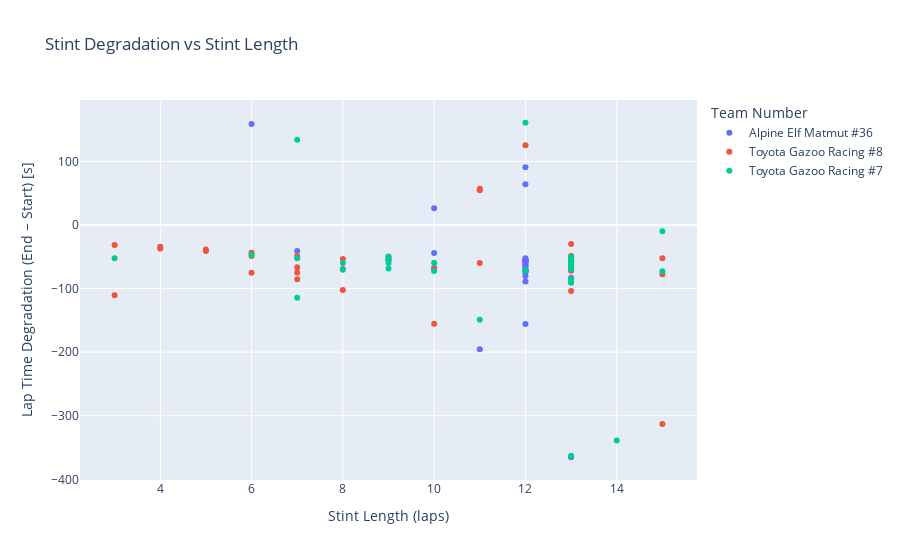

The cell this chart's notebook holds for it:
### Code cell
stint_summary = (
    LeMans.groupby("driver_stint")
    .agg(
        start_lap_time=("lap_time_s", "first"),
        end_lap_time=("lap_time_s", "last"),
        stint_length=("lap_time_s", "count"),
        team_no=("team_no", "first"), 
        driver=("driver_name", "first")
    )
    .reset_index()
)

stint_summary["delta_end_start"] = (stint_summary["end_lap_time"] - stint_summary["start_lap_time"])

fig = px.scatter(
    stint_summary,
    x="stint_length",
    y="delta_end_start",
    color="team_no",
    hover_data=["driver", "driver_stint"],
    title="Stint Degradation vs Stint Length",
    labels={                  
        "team_no": "Team Number",
        "stint_length": "Stint Length",
        "driver_stint": "Driver Stint",
        "team_no": "Team Number",
        "driver": "Driver",
        "delta_end_start": "Delta End Start"
    }
)

fig.update_layout(
    xaxis_title="Stint Length (laps)",
    yaxis_title="Lap Time Degradation (End − Start) [s]"
)

fig.show()

### Figure 1 — Plotly figure (JSON) as saved in the notebook; plotly's stock layout.template omitted (floating-point values rounded to 4 significant figures)
{"data": [{"customdata": [["André NEGRÃO", "André NEGRÃO Stint #1"], ["André NEGRÃO", "André NEGRÃO Stint #10"], ["André NEGRÃO", "André NEGRÃO Stint #2"], ["André NEGRÃO", "André NEGRÃO Stint #3"], ["André NEGRÃO", "André NEGRÃO Stint #4"], ["André NEGRÃO", "André NEGRÃO Stint #5"], ["André NEGRÃO", "André NEGRÃO Stint #6"], ["André NEGRÃO", "André NEGRÃO Stint #7"], ["André NEGRÃO", "André NEGRÃO Stint #8"], ["André NEGRÃO", "André NEGRÃO Stint #9"], ["Matthieu VAXIVIERE", "Matthieu VAXIVIERE Stint #1"], ["Matthieu VAXIVIERE", "Matthieu VAXIVIERE Stint #2"], ["Matthieu VAXIVIERE", "Matthieu VAXIVIERE Stint #3"], ["Matthieu VAXIVIERE", "Matthieu VAXIVIERE Stint #4"], ["Matthieu VAXIVIERE", "Matthieu VAXIVIERE Stint #5"], ["Matthieu VAXIVIERE", "Matthieu VAXIVIERE Stint #6"], ["Matthieu VAXIVIERE", "Matthieu VAXIVIERE Stint #7"], ["Matthieu VAXIVIERE", "Matthieu VAXIVIERE Stint #8"], ["Matthieu VAXIVIERE", "Matthieu VAXIVIERE Stint #9"], ["Nicolas LAPIERRE", "Nicolas LAPIERRE Stint #1"], ["Nicolas LAPIERRE", "Nicolas LAPIERRE Stint #10"], ["Nicolas LAPIERRE", "Nicolas LAPIERRE Stint #11"], ["Nicolas LAPIERRE", "Nicolas LAPIERRE Stint #12"], ["Nicolas LAPIERRE", "Nicolas LAPIERRE Stint #13"], ["Nicolas LAPIERRE", "Nicolas LAPIERRE Stint #2"], ["Nicolas LAPIERRE", "Nicolas LAPIERRE Stint #3"], ["Nicolas LAPIERRE", "Nicolas LAPIERRE Stint #4"], ["Nicolas LAPIERRE", "Nicolas LAPIERRE Stint #5"], ["Nicolas LAPIERRE", "Nicolas LAPIERRE Stint #6"], ["Nicolas LAPIERRE", "Nicolas LAPIERRE Stint #7"], ["Nicolas LAPIERRE", "Nicolas LAPIERRE Stint #8"], ["Nicolas LAPIERRE", "Nicolas LAPIERRE Stint #9"]], "hovertemplate": "Team Number=Alpine Elf Matmut #36<br>Stint Length=%{x}<br>Delta End Start=%{y}<br>Driver=%{customdata[0]}<br>Driver Stint=%{customdata[1]}<extra></extra>", "legendgroup": "Alpine Elf Matmut #36", "marker": {"color": "#636efa", "symbol": "circle"}, "mode": "markers", "name": "Alpine Elf Matmut #36", "orientation": "v", "showlegend": true, "type": "scatter", "x": [13, 9, 13, 12, 7, 12, 12, 12, 12, 12, 6, 11, 10, 12, 12, 12, 12, 12, 12, 12, 12, 12, 13, 10, 12, 12, 12, 13, 10, 12, 12, 12], "xaxis": "x", "y": [-70.18, -50.93, -83.23, -57.03, -41.0, -88.9, -54.99, -54.58, -69.7, -62.25, 158.8, -195.5, 26.34, -70.48, -65.41, -55.4, -72.79, 63.97, -52.23, -155.9, -72.22, -64.32, -66.87, -67.75, -80.25, -57.5, 90.54, -365.3, -44.02, -74.73, -57.88, -58.49], "yaxis": "y"}, {"customdata": [["Brendon HARTLEY", "Brendon HARTLEY Stint #1"], ["Brendon HARTLEY", "Brendon HARTLEY Stint #10"], ["Brendon HARTLEY", "Brendon HARTLEY Stint #11"], ["Brendon HARTLEY", "Brendon HARTLEY Stint #2"], ["Brendon HARTLEY", "Brendon HARTLEY Stint #3"], ["Brendon HARTLEY", "Brendon HARTLEY Stint #4"], ["Brendon HARTLEY", "Brendon HARTLEY Stint #5"], ["Brendon HARTLEY", "Brendon HARTLEY Stint #6"], ["Brendon HARTLEY", "Brendon HARTLEY Stint #7"], ["Brendon HARTLEY", "Brendon HARTLEY Stint #8"], ["Brendon HARTLEY", "Brendon HARTLEY Stint #9"], ["Kazuki NAKAJIMA", "Kazuki NAKAJIMA Stint #1"], ["Kazuki NAKAJIMA", "Kazuki NAKAJIMA Stint #10"], ["Kazuki NAKAJIMA", "Kazuki NAKAJIMA Stint #11"], ["Kazuki NAKAJIMA", "Kazuki NAKAJIMA Stint #12"], ["Kazuki NAKAJIMA", "Kazuki NAKAJIMA Stint #13"], ["Kazuki NAKAJIMA", "Kazuki NAKAJIMA Stint #14"], ["Kazuki NAKAJIMA", "Kazuki NAKAJIMA Stint #2"], ["Kazuki NAKAJIMA", "Kazuki NAKAJIMA Stint #3"], ["Kazuki NAKAJIMA", "Kazuki NAKAJIMA Stint #4"], ["Kazuki NAKAJIMA", "Kazuki NAKAJIMA Stint #5"], ["Kazuki NAKAJIMA", "Kazuki NAKAJIMA Stint #6"], ["Kazuki NAKAJIMA", "Kazuki NAKAJIMA Stint #7"], ["Kazuki NAKAJIMA", "Kazuki NAKAJIMA Stint #8"], ["Kazuki NAKAJIMA", "Kazuki NAKAJIMA Stint #9"], ["Sébastien BUEMI", "Sébastien BUEMI Stint #1"], ["Sébastien BUEMI", "Sébastien BUEMI Stint #10"], ["Sébastien BUEMI", "Sébastien BUEMI Stint #11"], ["Sébastien BUEMI", "Sébastien BUEMI Stint #12"], ["Sébastien BUEMI", "Sébastien BUEMI Stint #13"], ["Sébastien BUEMI", "Sébastien BUEMI Stint #2"], ["Sébastien BUEMI", "Sébastien BUEMI Stint #3"], ["Sébastien BUEMI", "Sébastien BUEMI Stint #4"], ["Sébastien BUEMI", "Sébastien BUEMI Stint #5"], ["Sébastien BUEMI", "Sébastien BUEMI Stint #6"], ["Sébastien BUEMI", "Sébastien BUEMI Stint #7"], ["Sébastien BUEMI", "Sébastien BUEMI Stint #8"], ["Sébastien BUEMI", "Sébastien BUEMI Stint #9"]], "hovertemplate": "Team Number=Toyota Gazoo Racing #8<br>Stint Length=%{x}<br>Delta End Start=%{y}<br>Driver=%{customdata[0]}<br>Driver Stint=%{customdata[1]}<extra></extra>", "legendgroup": "Toyota Gazoo Racing #8", "marker": {"color": "#EF553B", "symbol": "circle"}, "mode": "markers", "name": "Toyota Gazoo Racing #8", "orientation": "v", "showlegend": true, "type": "scatter", "x": [15, 8, 6, 7, 11, 12, 13, 13, 13, 11, 10, 15, 7, 5, 6, 4, 3, 15, 13, 13, 13, 9, 8, 6, 7, 10, 4, 3, 13, 8, 13, 13, 13, 11, 13, 13, 7, 5], "xaxis": "x", "y": [-77.73, -102.1, -75.18, -48.86, 56.8, 125.3, -72.2, -55.65, -57.25, 54.65, -69.04, -312.9, -74.98, -38.46, -48.98, -36.9, -110.6, -52.39, -104.0, -89.56, -55.58, -55.31, -69.33, -43.78, -85.36, -155.6, -34.35, -31.68, -30.01, -53.54, -70.59, -51.41, -64.22, -59.97, -48.73, -58.79, -66.69, -41.16], "yaxis": "y"}, {"customdata": [["Jose Maria LOPEZ", "Jose Maria LOPEZ Stint #1"], ["Jose Maria LOPEZ", "Jose Maria LOPEZ Stint #2"], ["Jose Maria LOPEZ", "Jose Maria LOPEZ Stint #3"], ["Jose Maria LOPEZ", "Jose Maria LOPEZ Stint #4"], ["Jose Maria LOPEZ", "Jose Maria LOPEZ Stint #5"], ["Jose Maria LOPEZ", "Jose Maria LOPEZ Stint #6"], ["Jose Maria LOPEZ", "Jose Maria LOPEZ Stint #7"], ["Jose Maria LOPEZ", "Jose Maria LOPEZ Stint #8"], ["Jose Maria LOPEZ", "Jose Maria LOPEZ Stint #9"], ["Kamui KOBAYASHI", "Kamui KOBAYASHI Stint #1"], ["Kamui KOBAYASHI", "Kamui KOBAYASHI Stint #10"], ["Kamui KOBAYASHI", "Kamui KOBAYASHI Stint #11"], ["Kamui KOBAYASHI", "Kamui KOBAYASHI Stint #2"], ["Kamui KOBAYASHI", "Kamui KOBAYASHI Stint #3"], ["Kamui KOBAYASHI", "Kamui KOBAYASHI Stint #4"], ["Kamui KOBAYASHI", "Kamui KOBAYASHI Stint #5"], ["Kamui KOBAYASHI", "Kamui KOBAYASHI Stint #6"], ["Kamui KOBAYASHI", "Kamui KOBAYASHI Stint #7"], ["Kamui KOBAYASHI", "Kamui KOBAYASHI Stint #8"], ["Kamui KOBAYASHI", "Kamui KOBAYASHI Stint #9"], ["Mike CONWAY", "Mike CONWAY Stint #1"], ["Mike CONWAY", "Mike CONWAY Stint #10"], ["Mike CONWAY", "Mike CONWAY Stint #11"], ["Mike CONWAY", "Mike CONWAY Stint #12"], ["Mike CONWAY", "Mike CONWAY Stint #13"], ["Mike CONWAY", "Mike CONWAY Stint #14"], ["Mike CONWAY", "Mike CONWAY Stint #2"], ["Mike CONWAY", "Mike CONWAY Stint #3"], ["Mike CONWAY", "Mike CONWAY Stint #4"], ["Mike CONWAY", "Mike CONWAY Stint #5"], ["Mike CONWAY", "Mike CONWAY Stint #6"], ["Mike CONWAY", "Mike CONWAY Stint #7"], ["Mike CONWAY", "Mike CONWAY Stint #8"], ["Mike CONWAY", "Mike CONWAY Stint #9"]], "hovertemplate": "Team Number=Toyota Gazoo Racing #7<br>Stint Length=%{x}<br>Delta End Start=%{y}<br>Driver=%{customdata[0]}<br>Driver Stint=%{customdata[1]}<extra></extra>", "legendgroup": "Toyota Gazoo Racing #7", "marker": {"color": "#00cc96", "symbol": "circle"}, "mode": "markers", "name": "Toyota Gazoo Racing #7", "orientation": "v", "showlegend": true, "type": "scatter", "x": [12, 14, 7, 13, 13, 13, 13, 13, 12, 15, 6, 3, 13, 15, 13, 13, 13, 8, 7, 10, 11, 13, 10, 9, 9, 7, 12, 8, 9, 13, 9, 13, 13, 9], "xaxis": "x", "y": [160.7, -339.1, 133.8, -69.65, -55.22, -54.57, -57.5, -63.38, -71.93, -72.84, -47.47, -52.34, -85.5, -9.833, -67.27, -50.41, -55.88, -70.34, -114.6, -59.33, -149.0, -59.25, -72.36, -49.79, -60.04, -52.56, -71.66, -59.71, -54.33, -363.0, -68.53, -60.96, -90.98, -54.59], "yaxis": "y"}], "layout": {"legend": {"title": {"text": "Team Number"}, "tracegroupgap": 0}, "title": {"text": "Stint Degradation vs Stint Length"}, "xaxis": {"anchor": "y", "domain": [0, 1], "title": {"text": "Stint Length (laps)"}}, "yaxis": {"anchor": "x", "domain": [0, 1], "title": {"text": "Lap Time Degradation (End − Start) [s]"}}}}
